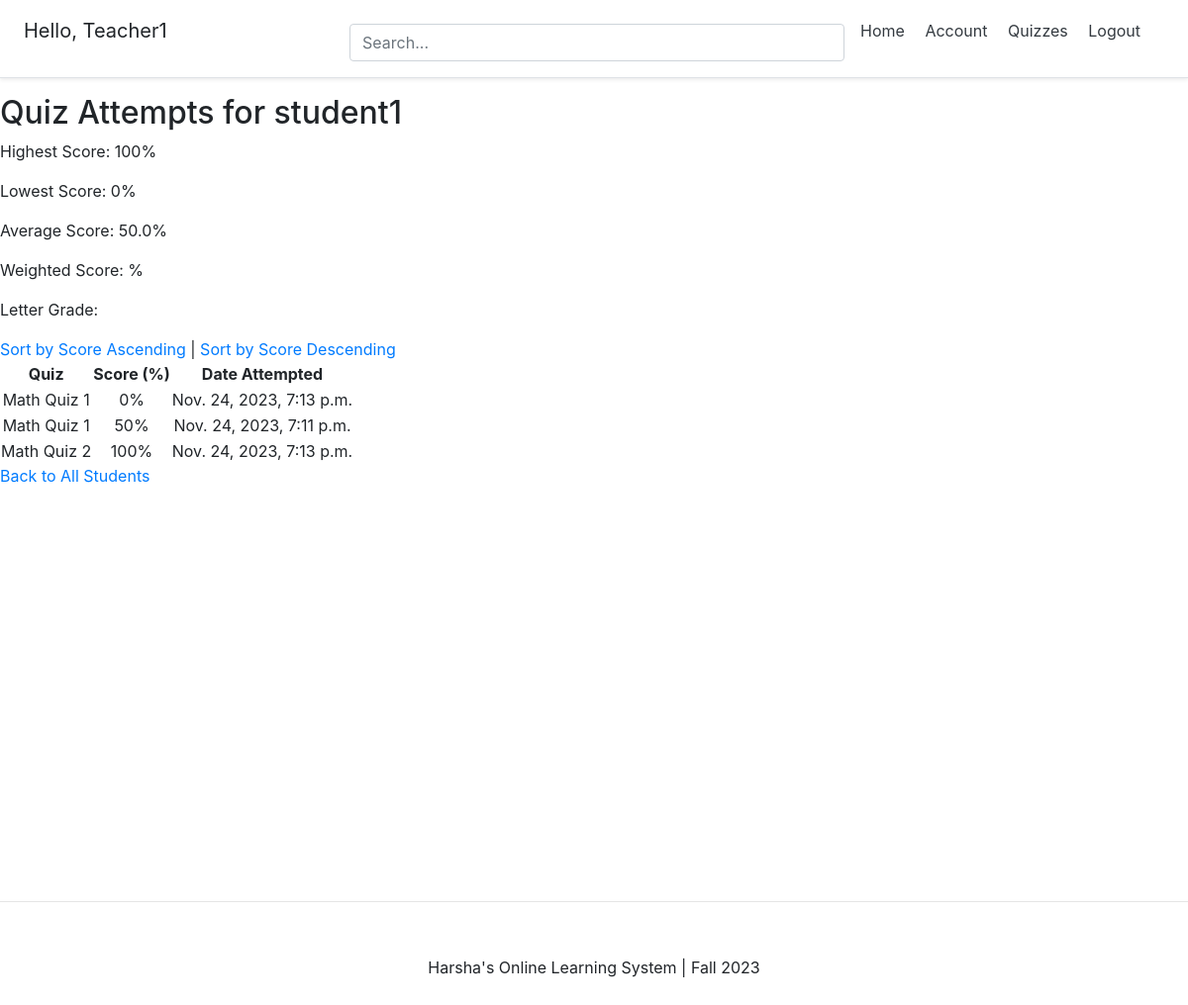
Page /quizzes/student-detail/20/ (signed in) on the committed database.
### account/models.py (models this page shows, shortened)
class Account(AbstractBaseUser):
	email 					= models.EmailField(verbose_name="email", max_length=60, unique=True)
	username 				= models.CharField(max_length=30, unique=True)
	date_joined				= models.DateTimeField(verbose_name='date joined', auto_now_add=True)
	last_login				= models.DateTimeField(verbose_name='last login', auto_now=True)
	is_admin				= models.BooleanField(default=False)
	is_active				= models.BooleanField(default=True)
	is_staff				= models.BooleanField(default=False)
	is_superuser			= models.BooleanField(default=False)
	is_teacher = models.BooleanField(default=False)
	USERNAME_FIELD = 'email'
	REQUIRED_FIELDS = ['username',]
	objects = MyAccountManager()

### quizzes/models.py (models this page shows, shortened)
class Attempt(models.Model):
    quiz = models.ForeignKey(Quiz, on_delete=models.CASCADE, related_name='attempts')
    student = models.ForeignKey(settings.AUTH_USER_MODEL, on_delete=models.CASCADE, related_name='quiz_attempts')
    score = models.IntegerField()
    date_attempted = models.DateTimeField(auto_now_add=True)

class Quiz(models.Model):
    title = models.CharField(max_length=255, unique=True)
    created_by = models.ForeignKey(settings.AUTH_USER_MODEL, on_delete=models.CASCADE)
    description = models.TextField(default='No description provided')

### quizzes/views.py (the view)
# urls.py: path('student-detail/<int:student_id>/', views.student_detail, name='student_detail'),
@login_required
def student_detail(request, student_id):
    if not request.user.is_teacher:
        return redirect('quizzes:quiz_list')
    student = get_object_or_404(Account, id=student_id)
    attempts = Attempt.objects.filter(student=student).select_related('quiz')
    attempts = attempts.annotate(total_questions=Count('quiz__questions'))
    attempts = attempts.annotate(
        percentage_score=100 * F('score') / F('total_questions')
    )
    sort_by = request.GET.get('sort', 'percentage_score')  # Default sort by percentage score
    order = request.GET.get('order', 'asc')
    if order == 'desc':
        sort_by = '-' + sort_by
    attempts = attempts.order_by(sort_by)
    aggregate_values = attempts.aggregate(
        highest_score=Max('percentage_score'),
        lowest_score=Min('percentage_score'),
        average_score=Avg('percentage_score')
    )
    return render(request, 'quizzes/student_detail.html', {
        'student': student,
        'attempts': attempts,
        'highest_score': aggregate_values['highest_score'],
        'lowest_score': aggregate_values['lowest_score'],
        'average_score': aggregate_values['average_score']
    })

### templates/quizzes/student_detail.html (shortened to what this page needs)
{% extends 'base.html' %}
{% block content %}
  <h2>Quiz Attempts for {{ student.username }}</h2>
  <p>Highest Score: {{ highest_score }}%</p>
  <p>Lowest Score: {{ lowest_score }}%</p>
  <p>Average Score: {{ average_score }}%</p>
  <p>Weighted Score: {{ student.studentgrade.weighted_score }}%</p>
  <p>Letter Grade: {{ student.studentgrade.grade }}</p>
  <a href="?sort=percentage_score&order=asc">Sort by Score Ascending</a> |
  <a href="?sort=percentage_score&order=desc">Sort by Score Descending</a>
  <table>
    <tr>
      <th class="centered">Quiz</th>
      <th class="centered">Score (%)</th>
      <th class="centered">Date Attempted</th>
    </tr>
    {% for attempt in attempts %}
      <tr>
        <td class="centered">{{ attempt.quiz.title }}</td>
        <td class="centered">{{ attempt.percentage_score }}%</td>
        <td class="centered">{{ attempt.date_attempted }}</td>
      </tr>
    {% endfor %}
  </table>
  <a href="{% url 'quizzes:all_students' %}">Back to All Students</a>
{% endblock %}

### templates/snippets/header.html (shortened to what this page needs)
<link rel="stylesheet" href="https://cdn.jsdelivr.net/npm/bootstrap@4.4.1/dist/css/bootstrap.min.css">
<div class="d-flex flex-column flex-md-row align-items-center p-3 px-md-4 mb-3 bg-white border-bottom shadow-sm">
  <h5 class="my-0 mr-md-auto font-weight-normal">
  	{% if request.user.is_authenticated %}
  	<p>Hello, {{request.user.username}}</p>
  	{% endif %}
  </h5>
  <div class="search-bar mt-sm-2 mr-2">
  	<form method="get">
  		<input type="text" class="form-control" name="q" id="id_q" placeholder="Search...">
  	</form>
  </div>
  <nav class="my-2 my-md-0 mr-md-3">
  	{% if request.user.is_authenticated %}
  		<a class="p-2 text-dark" href="{% url 'home' %}">Home</a>
		<a class="p-2 text-dark" href="{% url 'account' %}">Account</a>
		<a class="p-2 text-dark" href="{% url 'quizzes:quiz_list' %}">Quizzes</a>
		<a class="p-2 text-dark" href="{% url 'logout' %}">Logout</a></p>
  	{% else %}
  		<a class="p-2 text-dark" href="{% url 'home' %}">Home</a>
  		<a class="p-2 text-dark" href="{% url 'login' %}">Login</a>
		<a class="btn btn-outline-primary" href="{% url 'register' %}">Register</a>
  	{% endif %}
  </nav>
</div>

### templates/snippets/header.html (style rules this page uses)
@media (min-width: 768px) { html { font-size: 16px; } }
.search-bar { max-width: 500px; width: 100%; }
form { width: 100%; }

### templates/snippets/base_css.html (style rules this page uses)
body { background-color: #FFFFFF; }

### templates/quizzes/student_detail.html (style rules this page uses)
.centered { text-align: center; }

### rows in the picture
Account: user.username "Teacher1"
Account: username "student1"
Attempt: quiz "Math Quiz 1", percentage_score "0", date_attempted "Nov. 24, 2023, 7:13 p.m."
Attempt: quiz "Math Quiz 1", percentage_score "50", date_attempted "Nov. 24, 2023, 7:11 p.m."
Attempt: quiz "Math Quiz 2", percentage_score "100", date_attempted "Nov. 24, 2023, 7:13 p.m."

### other values in the picture
{{ highest_score }} "100"
{{ lowest_score }} "0"
{{ average_score }} "50.0"
